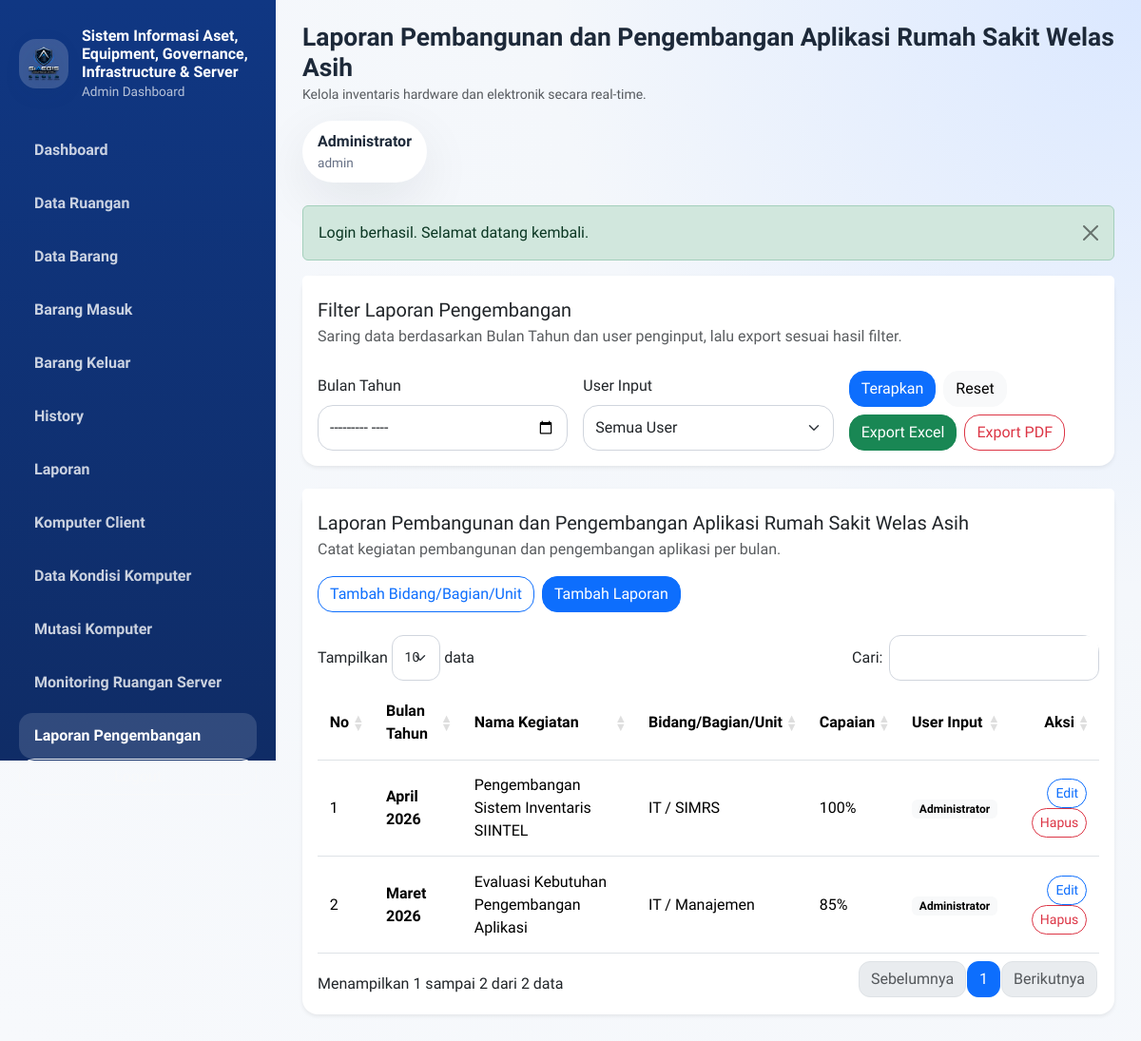
/modules/pengembangan/index.php (signed in), run on the app's committed database.
### tables this page shows
CREATE TABLE users (
    id INT AUTO_INCREMENT PRIMARY KEY,
    username VARCHAR(50) NOT NULL UNIQUE,
    password VARCHAR(255) NOT NULL,
    nama VARCHAR(100) NOT NULL,
    role ENUM('admin', 'pengembangan') NOT NULL DEFAULT 'admin'
);

CREATE TABLE laporan_pengembangan_aplikasi (
    id INT AUTO_INCREMENT PRIMARY KEY,
    bulan_tahun DATE NOT NULL,
    nama_kegiatan VARCHAR(255) NOT NULL,
    bidang_unit VARCHAR(150) NOT NULL,
    keterangan TEXT NULL,
    capaian TEXT NOT NULL,
    input_user VARCHAR(100) NOT NULL DEFAULT 'Administrator',
    created_at TIMESTAMP DEFAULT CURRENT_TIMESTAMP
);

### includes/helpers.php (called while the page is built, shortened)
<?php
function url(string $path = ''): string
{
    $path = ltrim($path, '/');
    return BASE_URL . ($path !== '' ? '/' . $path : '');
}
function e(?string $value): string
{
    return htmlspecialchars((string) $value, ENT_QUOTES, 'UTF-8');
}
function get_flash(): ?array
{
    $flash = $_SESSION['flash'];
    return $flash;
}
function format_month_year_id(?string $value): string
{
    $timestamp = strtotime(strlen($value) === 7 ? $value . '-01' : $value);
    $months = [
        1 => 'Januari',
        2 => 'Februari',
        3 => 'Maret',
        4 => 'April',
        5 => 'Mei',
        6 => 'Juni',
        7 => 'Juli',
        8 => 'Agustus',
        9 => 'September',
        10 => 'Oktober',
        11 => 'November',
        12 => 'Desember',
    ];
    $monthNumber = (int) date('n', $timestamp);
    return ($months[$monthNumber] ?? date('F', $timestamp)) . ' ' . date('Y', $timestamp);
}
function format_percentage($value): string
{
    $normalized = str_replace(',', '.', str_replace('%', '', (string) ($value ?? '0')));
    $formatted = rtrim(rtrim(number_format((float) $normalized, 2, '.', ''), '0'), '.');
    return $formatted . '%';
}
function current_path(): string
{
    return str_replace('\\', '/', $_SERVER['PHP_SELF'] ?? '');
}
function is_active_menu(string $needle): bool
{
    return str_contains(current_path(), $needle);
}
function fetch_all(PDO $pdo, string $sql, array $params = []): array
{
    $statement = $pdo->prepare($sql);
    $statement->execute($params);
    return $statement->fetchAll();
}
function normalize_pengembangan_filters(array $input): array
{
    return [
        'bulan_tahun' => trim($input['bulan_tahun'] ?? ''),
        'input_user' => trim($input['input_user'] ?? ''),
    ];
}
function get_pengembangan_rows(PDO $pdo, array $filters): array
{
    $sql = 'SELECT * FROM laporan_pengembangan_aplikasi WHERE 1=1';
    $params = [];
    $sql .= ' ORDER BY bulan_tahun DESC, id DESC';
    return fetch_all($pdo, $sql, $params);
}
function build_query_string(array $filters): string
{
    return http_build_query(array_filter($filters, static fn ($value) => $value !== ''));
}

### includes/auth.php (called while the page is built, shortened)
<?php
function current_user_role(): string
{
    return $_SESSION['user']['role'] ?? 'admin';
}
function is_admin_user(): bool
{
    return current_user_role() === 'admin';
}
function current_user(): ?array
{
    return $_SESSION['user'] ?? null;
}

### modules/pengembangan/index.php (the view, shortened to what this page needs)
<?php
require_once dirname(__DIR__, 2) . '/config/app.php';
$pageTitle = 'Laporan Pembangunan dan Pengembangan Aplikasi Rumah Sakit Welas Asih';
$currentUser = current_user();
$inputUser = trim((string) ($currentUser['username'] ?? $currentUser['nama'] ?? 'Administrator'));
$isAdminUser = is_admin_user();
$canManageAllPengembangan = $isAdminUser || strtolower((string) ($currentUser['username'] ?? '')) === 'noval';
$canManageBidangUnit = $canManageAllPengembangan;
$filters = normalize_pengembangan_filters($_GET);
$rows = get_pengembangan_rows($pdo, $filters);
$exportQuery = build_query_string($filters);
$userInputOptions = fetch_all(
    $pdo,
    'SELECT username
     FROM users
     WHERE role IN ("admin", "pengembangan")
     ORDER BY username ASC'
);
require_once BASE_PATH . '/includes/layout_top.php';
?>
<div class="card border-0 shadow-sm mb-4">
    <div class="card-header bg-white border-0 pt-4">
        <h5 class="mb-1">Filter Laporan Pengembangan</h5>
        <p class="text-muted mb-0">Saring data berdasarkan Bulan Tahun dan user penginput, lalu export sesuai hasil filter.</p>
    </div>
    <div class="card-body">
        <form method="get" class="row g-3 align-items-end">
            <div class="col-md-4">
                <label class="form-label">Bulan Tahun</label>
                <input type="month" name="bulan_tahun" class="form-control" value="<?= e($filters['bulan_tahun']); ?>">
            </div>
            <div class="col-md-4">
                <label class="form-label">User Input</label>
                <select name="input_user" class="form-select">
                    <option value="">Semua User</option>
                </select>
            </div>
            <div class="col-md-4 d-flex gap-2 flex-wrap">
                <button type="submit" class="btn btn-primary">Terapkan</button>
                <a href="<?= e(url('modules/pengembangan/index.php')); ?>" class="btn btn-light">Reset</a>
                <a href="<?= e(url('modules/pengembangan/export_excel.php' . ($exportQuery !== '' ? '?' . $exportQuery : ''))); ?>" class="btn btn-success">Export Excel</a>
                <a href="<?= e(url('modules/pengembangan/export_pdf.php' . ($exportQuery !== '' ? '?' . $exportQuery : ''))); ?>" class="btn btn-outline-danger" target="_blank">Export PDF</a>
            </div>
        </form>
    </div>
</div>
<div class="card border-0 shadow-sm">
    <div class="card-header bg-white border-0 d-flex justify-content-between align-items-center flex-wrap gap-3 pt-4">
        <div>
            <h5 class="mb-1">Laporan Pembangunan dan Pengembangan Aplikasi Rumah Sakit Welas Asih</h5>
            <p class="text-muted mb-0">Catat kegiatan pembangunan dan pengembangan aplikasi per bulan.</p>
        </div>
        <div class="d-flex gap-2 flex-wrap">
            <?php if ($canManageBidangUnit): ?>
                <button class="btn btn-outline-primary" data-bs-toggle="modal" data-bs-target="#addBidangUnitModal">Tambah Bidang/Bagian/Unit</button>
            <?php endif; ?>
            <button class="btn btn-primary" data-bs-toggle="modal" data-bs-target="#addPengembanganModal">Tambah Laporan</button>
        </div>
    </div>
    <div class="card-body">
        <div class="table-responsive">
            <table class="table table-hover align-middle datatable">
                <thead>
                    <tr>
                        <th>No</th>
                        <th>Bulan Tahun</th>
                        <th>Nama Kegiatan</th>
                        <th>Bidang/Bagian/Unit</th>
                        <th>Capaian</th>
                        <th>User Input</th>
                        <th class="text-end">Aksi</th>
                    </tr>
                </thead>
                <tbody>
                    <?php foreach ($rows as $index => $row): ?>
                        <?php $canManage = $canManageAllPengembangan || ($row['input_user'] ?? '') === $inputUser; ?>
                        <tr>
                            <td><?= $index + 1; ?></td>
                            <td><span class="fw-semibold"><?= e(format_month_year_id($row['bulan_tahun'])); ?></span></td>
                            <td><?= e($row['nama_kegiatan']); ?></td>
                            <td><?= e($row['bidang_unit']); ?></td>
                            <td><?= e(format_percentage($row['capaian'])); ?></td>
                            <td><span class="badge text-bg-light"><?= e($row['input_user'] ?: '-'); ?></span></td>
                            <td class="text-end">
                                <?php if ($canManage): ?>
                                    <button class="btn btn-sm btn-outline-primary" data-bs-toggle="modal" data-bs-target="#editPengembanganModal<?= $row['id']; ?>">Edit</button>
                                    <button class="btn btn-sm btn-outline-danger" data-bs-toggle="modal" data-bs-target="#deletePengembanganModal<?= $row['id']; ?>">Hapus</button>
                                <?php else: ?>
                                    <span class="badge text-bg-secondary">Read only</span>
                                <?php endif; ?>
                            </td>
                        </tr>
                    <?php endforeach; ?>
                </tbody>
            </table>
        </div>
    </div>
</div>
<?php require_once BASE_PATH . '/includes/layout_bottom.php'; ?>

### includes/layout_top.php (shortened to what this page needs)
<?php
$pageTitle = $pageTitle ?? APP_NAME;
$pageSubtitle = $pageSubtitle ?? 'Kelola inventaris hardware dan elektronik secara real-time.';
$currentUser = current_user();
$flash = get_flash();
$isAdminUser = is_admin_user();
?><!doctype html>
<html lang="id">
<head>
    <link href="https://cdn.jsdelivr.net/npm/bootstrap@5.3.3/dist/css/bootstrap.min.css" rel="stylesheet">
    <link href="https://cdn.datatables.net/1.13.8/css/dataTables.bootstrap5.min.css" rel="stylesheet">
    <link href="https://cdn.datatables.net/responsive/2.5.0/css/responsive.bootstrap5.min.css" rel="stylesheet">
    <link href="<?= e(url('assets/css/style.css')); ?>" rel="stylesheet">
</head>
<body>
    <div class="app-shell">
        <aside class="sidebar d-none d-xl-flex flex-column">
            <div class="sidebar-brand">
                <div class="brand-mark">
                    <img src="<?= e(url(APP_LOGO_PATH)); ?>" alt="Logo SiAEGIS" class="brand-logo">
                </div>
                <div>
                    <h1><?= e(APP_NAME); ?></h1>
                    <p>Admin Dashboard</p>
                </div>
            </div>
            <nav class="nav flex-column sidebar-nav">
                <?php if ($isAdminUser): ?>
                    <a class="nav-link <?= is_active_menu('/modules/dashboard/') ? 'active' : ''; ?>" href="<?= e(url('modules/dashboard/index.php')); ?>">Dashboard</a>
                    <a class="nav-link <?= is_active_menu('/modules/ruangan/') ? 'active' : ''; ?>" href="<?= e(url('modules/ruangan/index.php')); ?>">Data Ruangan</a>
                    <a class="nav-link <?= is_active_menu('/modules/barang/') ? 'active' : ''; ?>" href="<?= e(url('modules/barang/index.php')); ?>">Data Barang</a>
                    <a class="nav-link <?= is_active_menu('/modules/transaksi/masuk.php') ? 'active' : ''; ?>" href="<?= e(url('modules/transaksi/masuk.php')); ?>">Barang Masuk</a>
                    <a class="nav-link <?= is_active_menu('/modules/transaksi/keluar.php') ? 'active' : ''; ?>" href="<?= e(url('modules/transaksi/keluar.php')); ?>">Barang Keluar</a>
                    <a class="nav-link <?= is_active_menu('/modules/transaksi/history.php') ? 'active' : ''; ?>" href="<?= e(url('modules/transaksi/history.php')); ?>">History</a>
                    <a class="nav-link <?= is_active_menu('/modules/laporan/') ? 'active' : ''; ?>" href="<?= e(url('modules/laporan/index.php')); ?>">Laporan</a>
                    <a class="nav-link <?= is_active_menu('/modules/komputer/') ? 'active' : ''; ?>" href="<?= e(url('modules/komputer/index.php')); ?>">Komputer Client</a>
                    <a class="nav-link <?= is_active_menu('/modules/kondisi_komputer/') ? 'active' : ''; ?>" href="<?= e(url('modules/kondisi_komputer/index.php')); ?>">Data Kondisi Komputer</a>
                    <a class="nav-link <?= is_active_menu('/modules/mutasi_komputer/') ? 'active' : ''; ?>" href="<?= e(url('modules/mutasi_komputer/index.php')); ?>">Mutasi Komputer</a>
                    <a class="nav-link <?= is_active_menu('/modules/monitoring_ruangan/') ? 'active' : ''; ?>" href="<?= e(url('modules/monitoring_ruangan/dashboard.php')); ?>">Monitoring Ruangan Server</a>
                <?php endif; ?>
                <a class="nav-link <?= is_active_menu('/modules/pengembangan/') ? 'active' : ''; ?>" href="<?= e(url('modules/pengembangan/index.php')); ?>">Laporan Pengembangan</a>
            </nav>
            <a href="<?= e(url('logout.php')); ?>" class="btn btn-outline-light mt-auto">Logout</a>
        </aside>
        <div class="content-wrapper">
            <header class="topbar">
                <div class="d-flex align-items-center gap-3">
                    <div>
                        <h2 class="mb-0"><?= e($pageTitle); ?></h2>
                        <small class="text-muted"><?= e($pageSubtitle); ?></small>
                    </div>
                </div>
                <div class="topbar-meta">
                    <div class="user-pill">
                        <strong><?= e($currentUser['nama'] ?? 'Admin'); ?></strong>
                        <span><?= e($currentUser['username'] ?? '-'); ?></span>
                    </div>
                </div>
            </header>
            <main class="page-content">
                <?php if ($flash): ?>
                    <div class="alert alert-<?= e($flash['type']); ?> alert-dismissible fade show">
                        <?= e($flash['message']); ?>
                        <button type="button" class="btn-close" data-bs-dismiss="alert"></button>
                    </div>
                <?php endif; ?>

### assets/css/style.css (style rules this page uses)
:root { --bg-main: #f4f7fb; --bg-sidebar: linear-gradient(180deg, #103783 0%, #0f2c66 100%); --primary: #1b63ff; --primary-soft: #eaf1ff; --text-main: #1d2939; --text-soft: #667085; --border-soft: #e4e7ec; --card-shadow: 0 18px 55px rgba(16, 24, 40, 0.08); }
* { box-sizing: border-box; }
body { font-family: 'Plus Jakarta Sans', sans-serif; background: radial-gradient(circle at top right, #dbe8ff 0%, #f4f7fb 38%, #f7f9fc 100%); color: var(--text-main); overflow-x: hidden; }
.form-control, .form-select, .btn, .card, .modal-content { border-radius: 1rem; }
.form-control, .form-select { border-color: #d0d5dd; min-height: 48px; }
.app-shell { min-height: 100vh; display: flex; }
.sidebar { width: 290px; padding: 28px 20px; background: var(--bg-sidebar); color: #fff; position: sticky; top: 0; height: 100vh; }
.sidebar-brand { display: flex; gap: 14px; align-items: center; margin-bottom: 28px; }
.brand-mark { width: 52px; height: 52px; border-radius: 18px; display: flex; align-items: center; justify-content: center; background: rgba(255, 255, 255, 0.18); padding: 6px; flex-shrink: 0; }
.brand-logo { width: 100%; height: 100%; object-fit: contain; filter: drop-shadow(0 6px 14px rgba(12, 34, 84, 0.18)); }
.sidebar-brand h1 { font-size: 1rem; margin: 0; font-weight: 800; }
.sidebar-brand p { margin: 0; color: rgba(255, 255, 255, 0.7); font-size: 0.85rem; }
.sidebar-nav { gap: 8px; }
.sidebar-nav .nav-link { color: rgba(255, 255, 255, 0.78); padding: 12px 16px; border-radius: 14px; font-weight: 600; }
.sidebar-nav .nav-link:hover, .sidebar-nav .nav-link.active { color: #fff; background: rgba(255, 255, 255, 0.14); }
.content-wrapper { flex: 1; min-width: 0; }
.topbar { padding: 24px 28px 0; display: flex; justify-content: space-between; align-items: flex-start; gap: 16px; flex-wrap: wrap; }
.topbar h2 { font-size: 1.65rem; font-weight: 800; }
.topbar-meta { display: flex; gap: 12px; flex-wrap: wrap; }
.alert-pill, .user-pill { border-radius: 999px; padding: 10px 16px; background: #fff; box-shadow: var(--card-shadow); display: flex; align-items: center; gap: 8px; }
.user-pill { flex-direction: column; align-items: flex-start; gap: 0; }
.user-pill span { color: var(--text-soft); font-size: 0.85rem; }
.page-content { padding: 24px 28px 28px; }
.card { border: 1px solid rgba(16, 24, 40, 0.04); box-shadow: var(--card-shadow); }
.card-header { background: transparent; }
.table > :not(caption) > * > * { padding: 0.9rem 0.8rem; vertical-align: middle; }
.table td, .table th { white-space: normal; }
.table-responsive { border-radius: 18px; }

### data on the page
users: username "admin"
laporan_pengembangan_aplikasi: bulan_tahun "April 2026", nama_kegiatan "Pengembangan Sistem Inventaris SIINTEL", bidang_unit "IT / SIMRS", capaian "100%", input_user "Administrator"
laporan_pengembangan_aplikasi: bulan_tahun "Maret 2026", nama_kegiatan "Evaluasi Kebutuhan Pengembangan Aplikasi", bidang_unit "IT / Manajemen", capaian "85%", input_user "Administrator"

### other printed values
APP_NAME "Sistem Informasi Aset, Equipment, Governance, Infrastructure & Server"
$pageTitle "Laporan Pembangunan dan Pengembangan Aplikasi Rumah Sakit Welas Asih"
$pageSubtitle "Kelola inventaris hardware dan elektronik secara real-time."
$currentUser['nama'] "Administrator"
$flash['message'] "Login berhasil. Selamat datang kembali."
